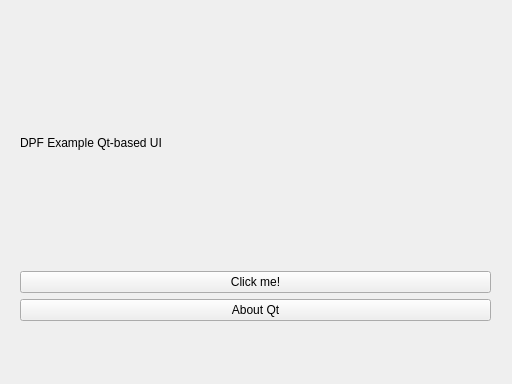
<?xml version="1.0" encoding="UTF-8"?>
<ui version="4.0">
 <class>ExamplePluginWindow</class>
 <widget class="QMainWindow" name="ExamplePluginWindow">
  <property name="geometry">
   <rect>
    <x>0</x>
    <y>0</y>
    <width>512</width>
    <height>384</height>
   </rect>
  </property>
  <widget class="QWidget" name="centralwidget">
   <widget class="QWidget" name="verticalLayoutWidget">
    <property name="geometry">
     <rect>
      <x>20</x>
      <y>20</y>
      <width>471</width>
      <height>301</height>
     </rect>
    </property>
    <layout class="QVBoxLayout" name="verticalLayout">
     <item>
      <widget class="QLabel" name="lblTitle">
       <property name="text">
        <string>DPF Example Qt-based UI</string>
       </property>
      </widget>
     </item>
     <item>
      <widget class="QPushButton" name="btnClickMe">
       <property name="text">
        <string>Click me!</string>
       </property>
      </widget>
     </item>
     <item>
      <widget class="QPushButton" name="btnAboutQt">
       <property name="text">
        <string>About Qt</string>
       </property>
      </widget>
     </item>
    </layout>
   </widget>
  </widget>
 </widget>
 <resources/>
 <connections/>
</ui>
